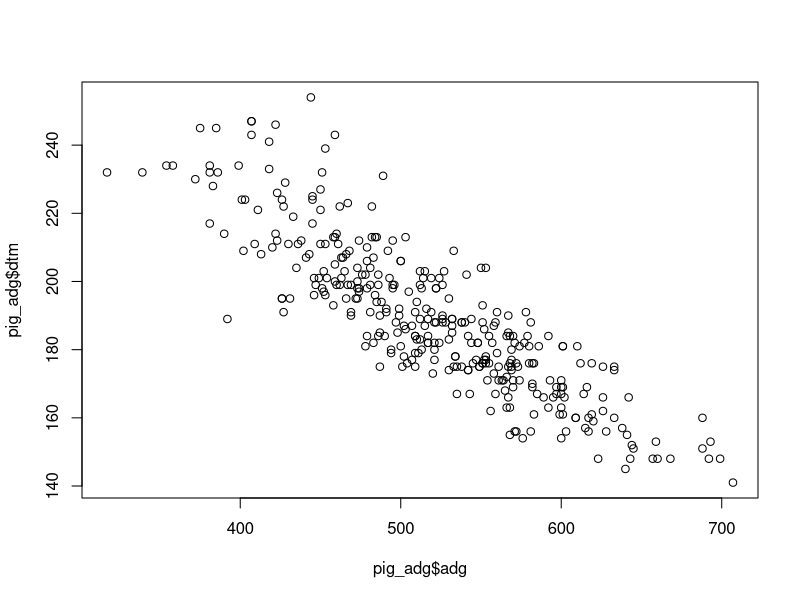
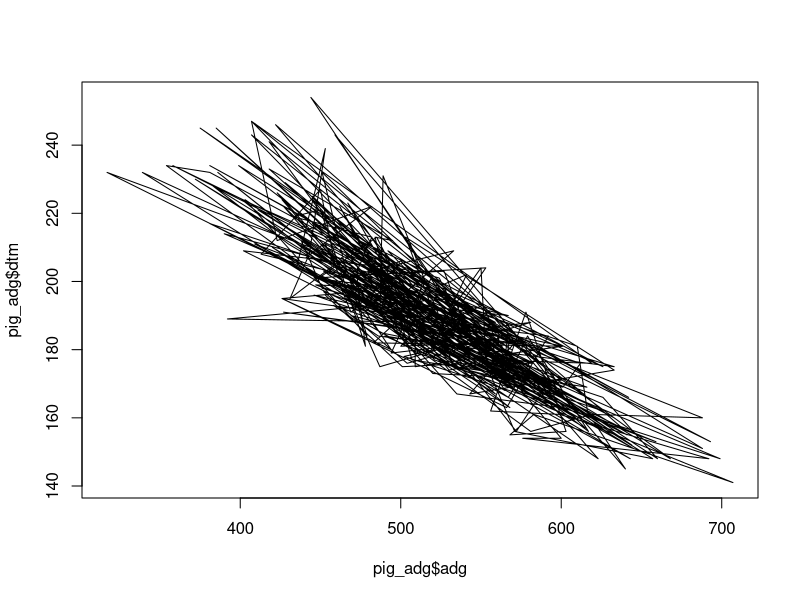
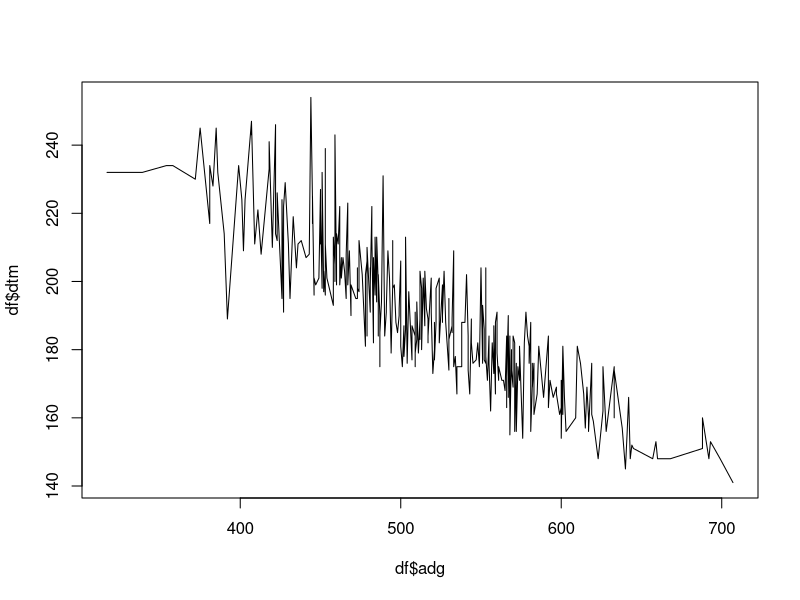
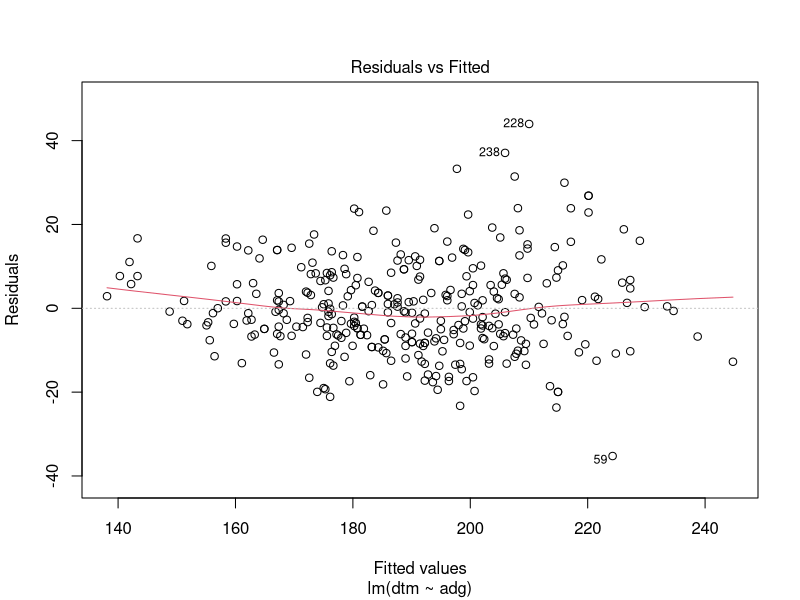
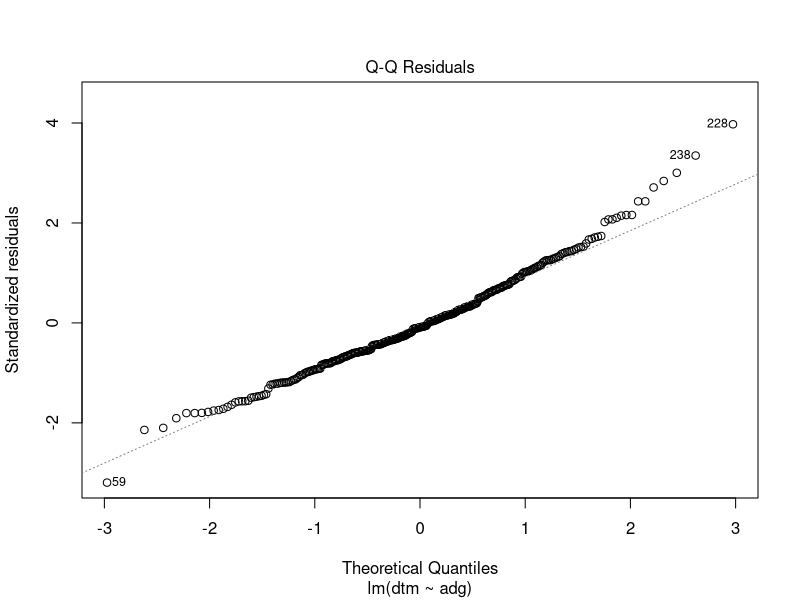
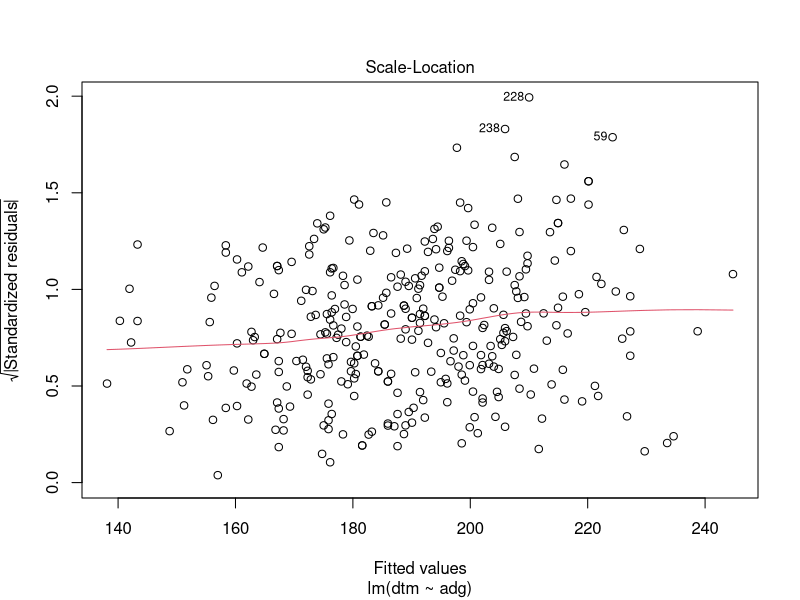
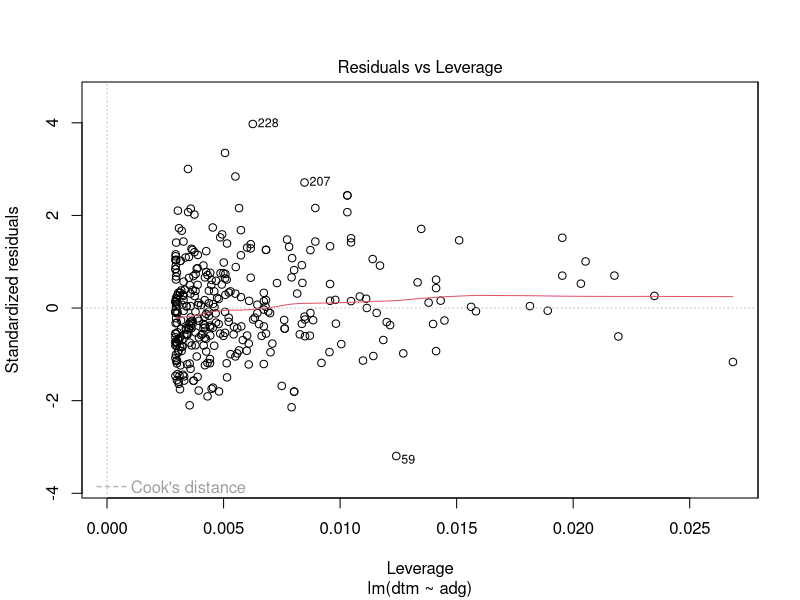
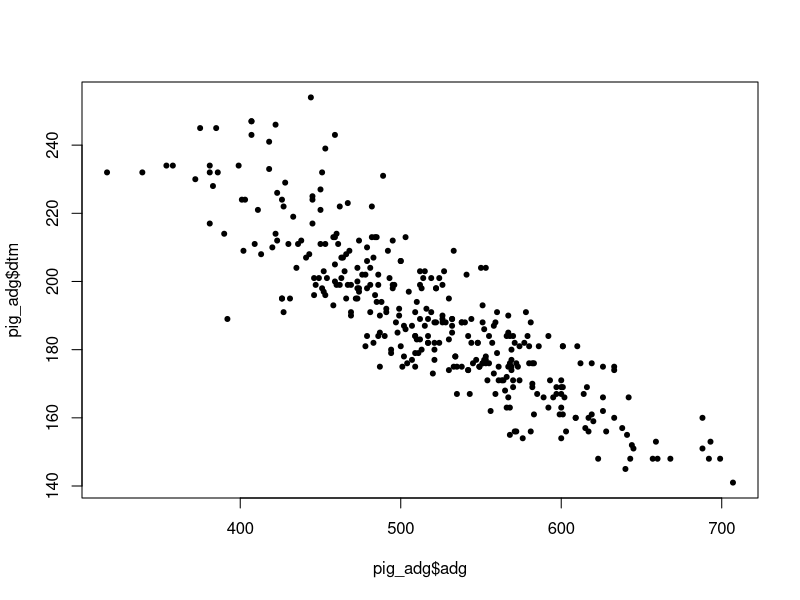

The R script that drew these images, in order:
## ---- chunk 1
## Read in some data and clean it up:
pig_adg<- read.csv("pig_adg.csv")
pig_adg$ar_g1 <- NA
pig_adg$ar_g1[pig_adg$ar > 1] <- 1
pig_adg$ar_g1[pig_adg$ar <= 1] <- 0
pig_adg$ar_g1 <- factor(pig_adg$ar_g1, levels = c(0,1), labels = c("no atrophic", "yes atrophic"))
pig_adg$pn <- factor(pig_adg$pn, levels = c(0,1), labels = c("no pneumonia", "mild-severe pneumonia"))
pig_adg$sex <- factor(pig_adg$sex, levels = c(0,1), labels = c("female", "male"))

## ---- chunk 2
plot(x = pig_adg$adg, y = pig_adg$dtm)
## ---- chunk 3

plot(x = pig_adg$adg, y = pig_adg$dtm, type = "line")
## ---- chunk 4

df <- pig_adg[order(pig_adg$adg),]
plot(x = df$adg, y = df$dtm, type = "line")

## ---- chunk 5

plot(lm(formula = dtm ~ adg, data = pig_adg))

## ---- chunk 6

plot(x = pig_adg$adg, y = pig_adg$dtm,
     type = "point", pch = 20
     )
## ---- chunk 7
generateRPointShapes<-function(){
  oldPar<-par()
  par(font=2, mar=c(0.5,0,0,0))
  y=rev(c(rep(1,6),rep(2,5), rep(3,5), rep(4,5), rep(5,5)))
  x=c(rep(1:5,5),6)
  plot(x, y, pch = 0:25, cex=1.5, ylim=c(1,5.5), xlim=c(1,6.5),
       axes=FALSE, xlab="", ylab="", bg="blue")
  text(x, y, labels=0:25, pos=3)
  par(mar=oldPar$mar,font=oldPar$font )
}
generateRPointShapes()
## ---- chunk 8

plot(x = pig_adg$adg, y = pig_adg$dtm,
     type = "point", pch = 20, col = "red"
     )

## ---- chunk 9

plot(x = pig_adg$adg, y = pig_adg$dtm,
     type = "point", pch = 20, col = "#E60000",
     xlab = "Average daily gain (grams)",
     ylab = "Days to market"
     )

## ---- chunk 10

plot(x = pig_adg$adg, y = pig_adg$dtm,
     type = "point", pch = 20, col = "#E60000",
     xlab = "Average daily gain (grams)",
     ylab = "Days to market",
     yaxt = "n", xaxt = "n"
     )

axis(side = 1, tck = 1, las = 2)
axis(side = 2, tck = 1, las = 2)

## ---- chunk 11

model <- lm(formula = dtm ~ adg, data = pig_adg)
predict_data <- data.frame("adg" = seq(min(pig_adg$adg), max(pig_adg$adg)))

predict_data$prediction_dtm <- predict(model, predict_data)

## ---- chunk 12
plot(x = predict_data$adg, y = predict_data$prediction_dtm,
     type = "line", lwd = 2, col = "red",
     xlab = "Average daily gain (grams)",
     ylab = "Days to market")

## ---- chunk 13

plot(x    = pig_adg$adg,
     y    = pig_adg$dtm,
     type = "point",
     pch  = 20, col = "#E60000",
     xlab = "Average daily gain (grams)",
     ylab = "Days to market",
     yaxt = "n", xaxt = "n")

axis(side = 1, tck = 1, las = 2)
axis(side = 2, tck = 1, las = 2)

lines(x = predict_data$adg, y = predict_data$prediction_dtm,
     lwd = 10, col = "#0000FF80")

## ---- chunk 14
counts <- table(pig_adg$ar)
counts
## ---- chunk 15

barplot(counts,
        xlab = "Atrophic rhinitis score",
        ylab = "Number of Animals")

## ---- chunk 16
counts <- table(pig_adg$pn, pig_adg$ar)
counts
## ---- chunk 17

barplot(counts,
        xlab = "Atrophic rhinitis score",
        ylab = "Number of Animals",
        legend = rownames(counts))

## ---- chunk 18

barplot(counts,
        xlab = "Atrophic rhinitis score",
        ylab = "Number of Animals",
        legend = rownames(counts), beside = TRUE)

## ---- chunk 19

barplot(counts,
        xlab   = "Atrophic rhinitis score",
        ylab   = "Number of Animals",
        legend = rownames(counts),
        col    = c("firebrick3", "dodgerblue2"),
        beside = TRUE)

## ---- chunk 20

boxplot(pig_adg$dtm,
        ylab = "Days to market", col = "darkkhaki")

## ---- chunk 21

boxplot(pig_adg$dtm ~ pig_adg$ar,
        ylab = "Days to market", col = "darkkhaki",
        xlab = "Atrophic Rhinitis score")

## ---- chunk 22

model <- lm(formula = dtm ~ adg + sex, data = pig_adg)
predict_data <- data.frame(
    expand.grid("adg" = seq(min(pig_adg$adg), max(pig_adg$adg)),
                "sex" = factor(c(0,1), levels = c(0,1), labels = c("female", "male"))))

predict_data$prediction_dtm <- predict(model, predict_data)

